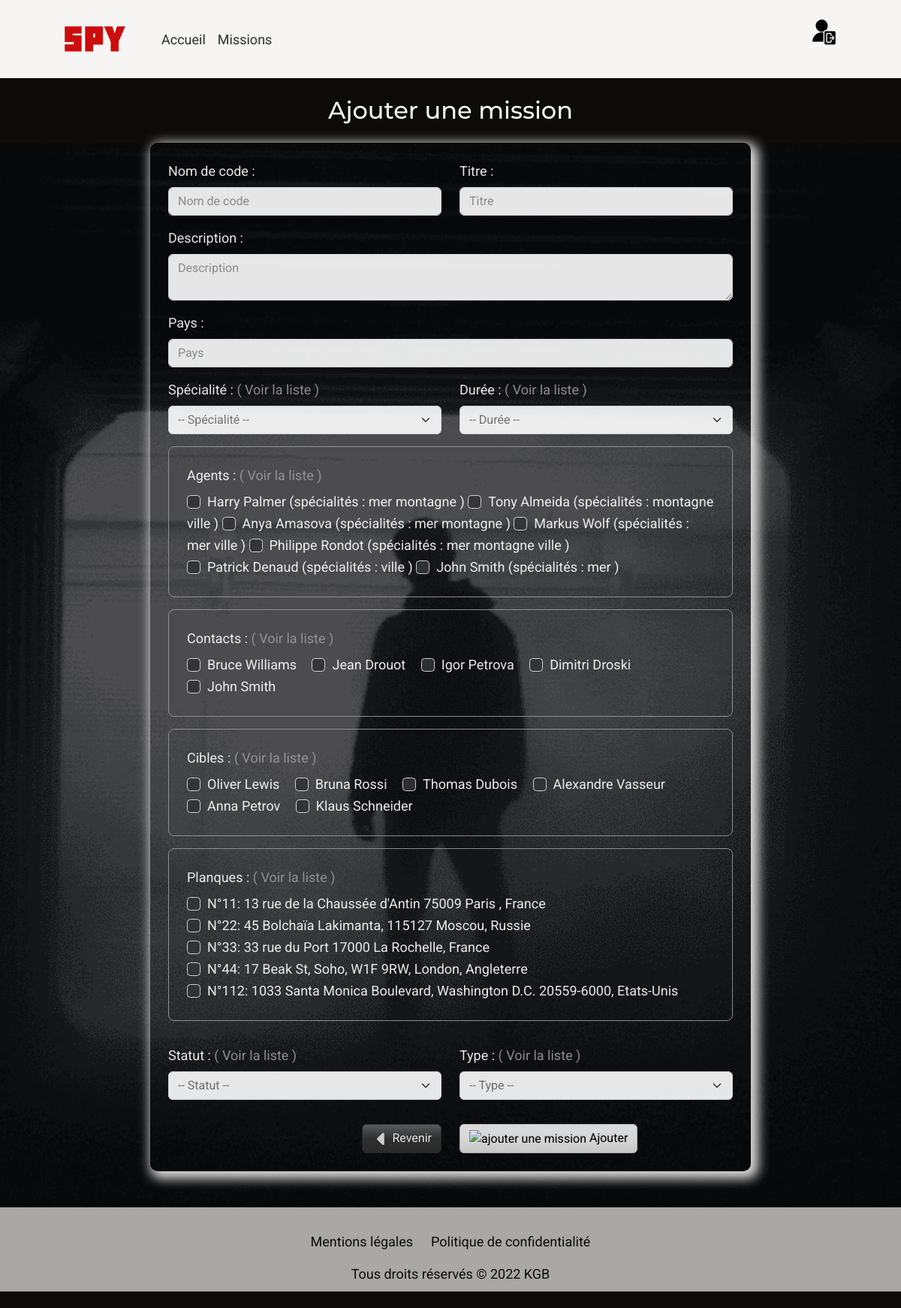
The page /createMission (signed in) on the database its author committed.
### tables this page shows
CREATE TABLE `Agents` (
  `id_agent` int(11) NOT NULL,
  `name_agent` varchar(50) NOT NULL,
  `firstname_agent` varchar(50) NOT NULL,
  `datebirthday_agent` date NOT NULL,
  `nationality_agent` varchar(50) NOT NULL
);

CREATE TABLE `Specialities_agents` (
  `name_speciality` varchar(50) NOT NULL,
  `id_agent` int(11) NOT NULL
);

CREATE TABLE `Contacts` (
  `code_contact` varchar(50) NOT NULL,
  `name_contact` varchar(50) NOT NULL,
  `firstname_contact` varchar(50) NOT NULL,
  `datebirthday_contact` date NOT NULL,
  `nationality_contact` varchar(50) NOT NULL
);

CREATE TABLE `Targets` (
  `code_target` varchar(50) NOT NULL,
  `name_target` varchar(50) NOT NULL,
  `firstname_target` varchar(50) NOT NULL,
  `datebirthday_target` date NOT NULL,
  `nationality_target` varchar(50) NOT NULL
);

CREATE TABLE `Hideouts` (
  `id_hideout` int(11) NOT NULL,
  `address_hideout` text NOT NULL,
  `country_hideout` varchar(50) NOT NULL,
  `type_hideout` varchar(30) NOT NULL
);

### views/create/createMissionView.php (the view, shortened to what the rows shown need)
<section class="container pb-3">
    <h1>Ajouter une mission</h1>
</section>
<div class="row bg-form">
    <section class="container mb-5">
        <div class="row d-flex justify-content-center">
            <article class="col-10 col-lg-8 p-4 border-form" id="create-mission">
                <form action="<?= URL ?>createMissionValidation" method="POST" >
                    <div class="row">
                        <div class="col-12">
                            <div class="border border-secondary rounded-3 mb-3 p-4">
                                <p class="form-label">Agents : <a href="agentsList" class="text-secondary">( Voir la liste )</a></p>
                                <?php foreach($agents as $agent) :?>
                                    <div class="form-check d-inline-block" >
                                    <input class="form-check-input bg-dark border" type="checkbox" value="<?= $agent->getId_agent(); ?>" id="id_agent" multiple name="id_agent[]">
                                    <label class="form-check-label" for="id_agent" value="<?= $agent->getId_agent(); ?>">
                                    <?= $agent->getFirstname_agent()." ".$agent->getName_agent()." (spécialités :" ?>  </label>
                                    </div>
                                    <?php foreach($specialities_agents as $speciality_agent):?>
                                        <?php if($speciality_agent->getId_agent() === $agent->getId_agent() && $speciality_agent != $specialities_agents[count($specialities_agents)-1]):?>
                                            <?= $name = $speciality_agent->getName_speciality(); ?>
                                        <?php endif; ?>
                                    <?php endforeach; ?>
                                    <?= ")" ?>
                                <?php endforeach; ?>
                            </div>
                        </div>
                        <div class="col-12">
                            <div class="border border-secondary rounded-3 mb-3 p-4">
                                <?php foreach($contacts as $contact) :?>
                                    <div class="form-check d-inline-block" >
                                        <input class="form-check-input bg-dark border" type="checkbox" value="<?= $contact->getCode_contact(); ?>" id="code_contact" multiple name="code_contact[]">
                                        <label class="form-check-label me-3" for="code_contact" value="<?= $contact->getCode_contact(); ?>">
                                            <?= $contact->getFirstname_contact()." ".$contact->getName_contact(); ?>
                                        </label>
                                    </div>
                                <?php endforeach; ?>
                            </div>
                        </div>
                        <div class="col-12 ">
                            <div class="border border-secondary rounded-3 mb-3 p-4">
                                <?php foreach($targets as $target) :?>
                                    <div class="form-check d-inline-block" >
                                        <input class="form-check-input bg-dark border" type="checkbox" value="<?= $target->getCode_target(); ?>" id="code_target" multiple name="code_target[]">
                                        <label class="form-check-label me-3" for="code_target" value="<?= $contact->getCode_contact(); ?>">
                                            <?= $target->getFirstname_target()." ".$target->getName_target(); ?>
                                        </label>
                                    </div>
                                <?php endforeach; ?>
                            </div>
                        </div>
                        <div class="col-12 mb-3">
                            <div class="border border-secondary rounded-3 mb-3 p-4">
                                <div class="row d-flex align-items-center">
                                    <div class="col-12">
                                        <?php foreach($hideouts as $hideout) :?>
                                        <div class="form-check d-inline-block">
                                            <input class="form-check-input bg-dark border" type="checkbox" multiple name="id_hideout[]" id="id_hideout" value="<?= $hideout->getId_hideout(); ?>">
                                            <label class="form-check-label" for="id_hideout" value="<?= $hideout->getId_hideout(); ?>">N°<?= $hideout->getId_hideout().": ".$hideout->getAddress_hideout().", ".$hideout->getCountry_hideout(); ?></label>
                                        </div>
                                        <?php endforeach; ?>
                                    </div>
                                </div>
                            </div>
                        </div>
                    </div>
                </form>
            </article>
        </div>
    </section>
</div>

### rows shown on the page
agents: $agent->getId_agent() 0 (drawn), firstname_agent "Harry", name_agent "Palmer"
specialities_agents: name_speciality "mer"
specialities_agents: name_speciality "montagne"
agents: $agent->getId_agent() 1 (drawn), firstname_agent "Tony", name_agent "Almeida"
specialities_agents: name_speciality "montagne"
specialities_agents: name_speciality "ville"
agents: $agent->getId_agent() 2 (drawn), firstname_agent "Anya", name_agent "Amasova"
specialities_agents: name_speciality "mer"
specialities_agents: name_speciality "montagne"
agents: $agent->getId_agent() 3 (drawn), firstname_agent "Markus", name_agent "Wolf"
specialities_agents: name_speciality "mer"
specialities_agents: name_speciality "ville"
agents: $agent->getId_agent() 4 (drawn), firstname_agent "Philippe", name_agent "Rondot"
specialities_agents: name_speciality "mer"
specialities_agents: name_speciality "montagne"
specialities_agents: name_speciality "ville"
agents: $agent->getId_agent() 5 (drawn), firstname_agent "Patrick", name_agent "Denaud"
specialities_agents: name_speciality "ville"
agents: $agent->getId_agent() 6 (drawn), firstname_agent "John", name_agent "Smith"
specialities_agents: name_speciality "mer"
contacts: firstname_contact "Bruce", name_contact "Williams"
contacts: firstname_contact "Jean", name_contact "Drouot"
contacts: firstname_contact "Igor", name_contact "Petrova"
contacts: firstname_contact "Dimitri", name_contact "Droski"
contacts: firstname_contact "John", name_contact "Smith"
targets: firstname_target "Oliver", name_target "Lewis"
targets: firstname_target "Bruna", name_target "Rossi"
targets: firstname_target "Thomas", name_target "Dubois"
targets: firstname_target "Alexandre", name_target "Vasseur"
targets: firstname_target "Anna", name_target "Petrov"
targets: firstname_target "Klaus", name_target "Schneider"
hideouts: id_hideout "11", address_hideout "13 rue de la Chaussée d'Antin 75009 Paris", country_hideout "France"
hideouts: id_hideout "22", address_hideout "45 Bolchaïa Lakimanta, 115127 Moscou", country_hideout "Russie"
hideouts: id_hideout "33", address_hideout "33 rue du Port 17000 La Rochelle", country_hideout "France"
hideouts: id_hideout "44", address_hideout "17 Beak St, Soho, W1F 9RW, London", country_hideout "Angleterre"
hideouts: id_hideout "112", address_hideout "1033 Santa Monica Boulevard, Washington D.C. 20559-6000", country_hideout "Etats-Unis"
